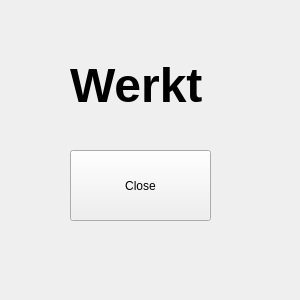
<?xml version="1.0" encoding="UTF-8"?>
<ui version="4.0">
 <class>MainWindow</class>
 <widget class="QMainWindow" name="MainWindow">
  <property name="geometry">
   <rect>
    <x>0</x>
    <y>0</y>
    <width>300</width>
    <height>300</height>
   </rect>
  </property>
  <property name="minimumSize">
   <size>
    <width>300</width>
    <height>300</height>
   </size>
  </property>
  <property name="maximumSize">
   <size>
    <width>300</width>
    <height>300</height>
   </size>
  </property>
  <property name="windowTitle">
   <string>MainWindow</string>
  </property>
  <widget class="QWidget" name="centralwidget">
   <widget class="QLabel" name="label">
    <property name="geometry">
     <rect>
      <x>70</x>
      <y>30</y>
      <width>171</width>
      <height>111</height>
     </rect>
    </property>
    <property name="text">
     <string>&lt;html&gt;&lt;head/&gt;&lt;body&gt;&lt;p&gt;&lt;span style=&quot; font-size:36pt; font-weight:600;&quot;&gt;Werkt&lt;/span&gt;&lt;/p&gt;&lt;/body&gt;&lt;/html&gt;</string>
    </property>
   </widget>
   <widget class="QPushButton" name="exit">
    <property name="geometry">
     <rect>
      <x>70</x>
      <y>150</y>
      <width>141</width>
      <height>71</height>
     </rect>
    </property>
    <property name="text">
     <string>Close</string>
    </property>
   </widget>
  </widget>
 </widget>
 <resources/>
 <connections/>
</ui>
